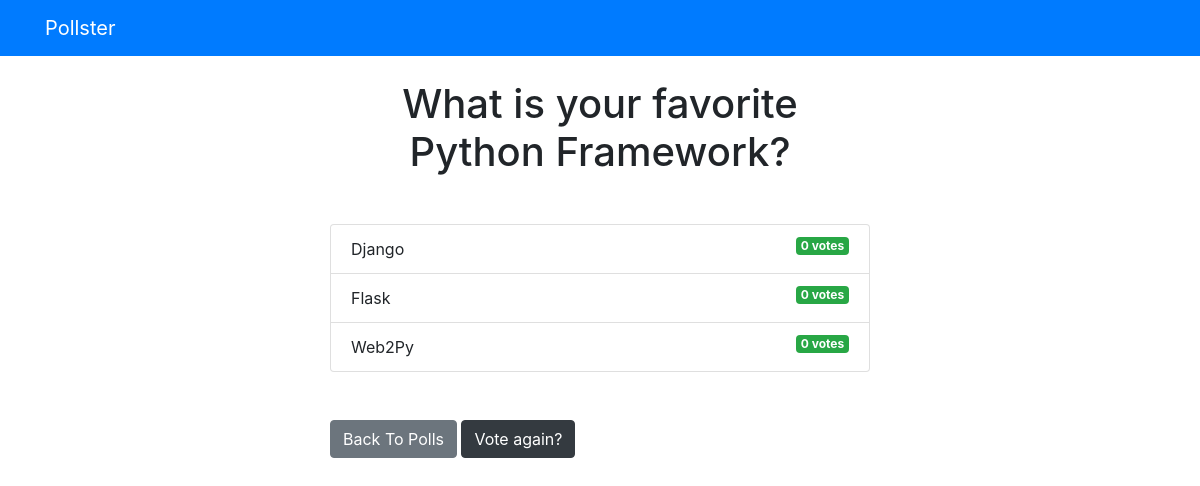
Before: /polls/1/results/ with the older database file.
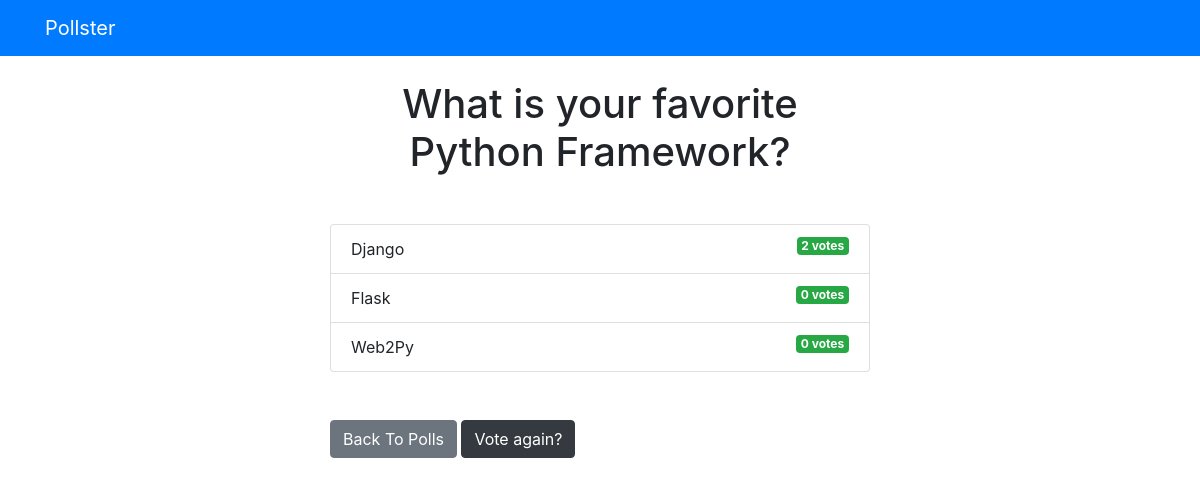
After: the same page with the newer database file.
### polls/models.py (models this page shows, shortened)
class Choice(models.Model):
    question = models.ForeignKey(Question, on_delete=models.CASCADE)
    choice_text = models.CharField(max_length=200)
    votes = models.IntegerField(default=0)

### polls/views.py (the view)
# urls.py: path('<int:question_id>/results/', views.results, name='results'),
def results(request, question_id):
    question = get_object_or_404(Question, pk=question_id)
    return render(request, 'polls/results.html', {'question': question})

### templates/polls/results.html
{% extends 'base.html' %}
{% block content %}
<h1 class="mb-5 text-center">{{ question.question_text }}</h1>
<ul class="list-group mb-5">
	{% for choice in question.choice_set.all %}
	<li class="list-group-item">
		{{ choice.choice_text }}  <span class="badge badge-success float-right">{{ choice.votes }} vote{{ choice.votes | pluralize }}</span>
	</li>
	{% endfor %}
</ul>
<a class="btn btn-secondary" href="{% url 'polls:index' %}">Back To Polls</a>
<a class="btn btn-dark" href="{% url 'polls:detail' question.id %}">Vote again?</a>
{% endblock %}

Changed rows visible on the page:
changed Choice "Django": votes "0" → "2"
